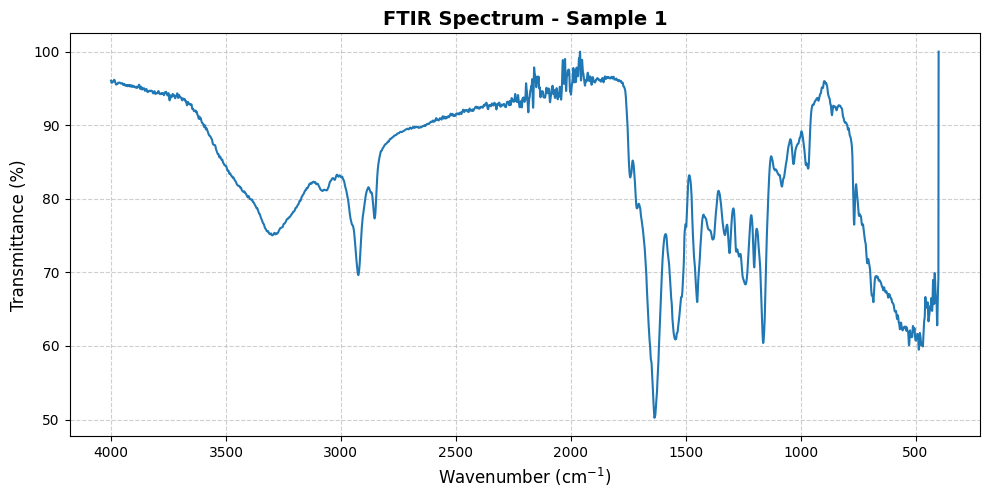
#> input picture sample.png, 989 x 490 px
$ python standardize_sample_ftir.py
#> lines starting #> are read from the running program, lines starting #| are printed output that depends on the picture; after the words box and inside, x2 and y2 are one past the last pixel; in counts of white or black regions, pixels touching at a corner belong together
from pathlib import Path

import cv2
import matplotlib.pyplot as plt
import numpy as np


ROOT = Path(__file__).resolve().parents[1]
IMAGE_PATH = ROOT / "sample.png"
OUT_DIR = ROOT / "outputs" / "real_spectrum_validation"


def main() -> None:
    OUT_DIR.mkdir(parents=True, exist_ok=True)
    img_bgr = cv2.imread(str(IMAGE_PATH))
#> img_bgr is the input picture: shape (490, 989, 3); mean B, G, R 249.2, 248, 246.2
    if img_bgr is None:
        raise FileNotFoundError(f"Cannot read {IMAGE_PATH}")

    # Isolate the Matplotlib blue curve while ignoring grey gridlines and black text.
    b, g, r = cv2.split(img_bgr)
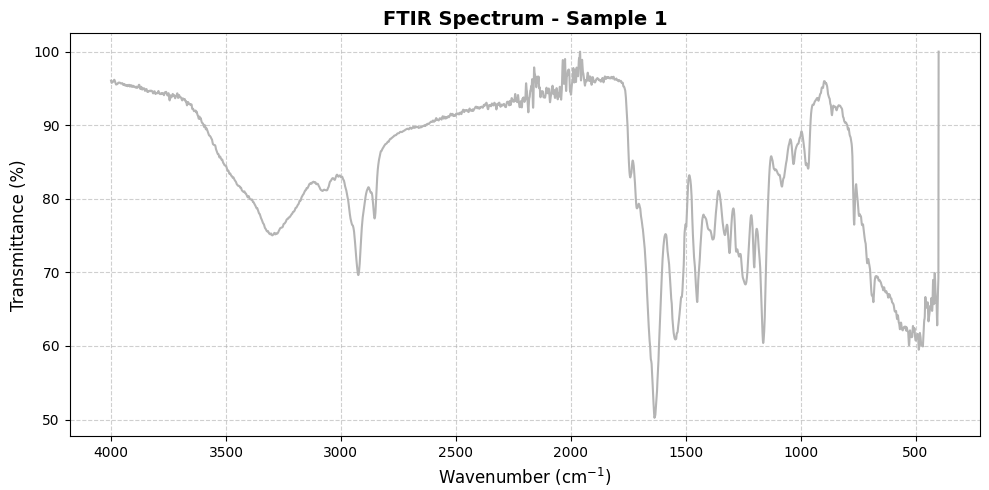
#> b: shape (490, 989); min 0, max 255, mean 249.2
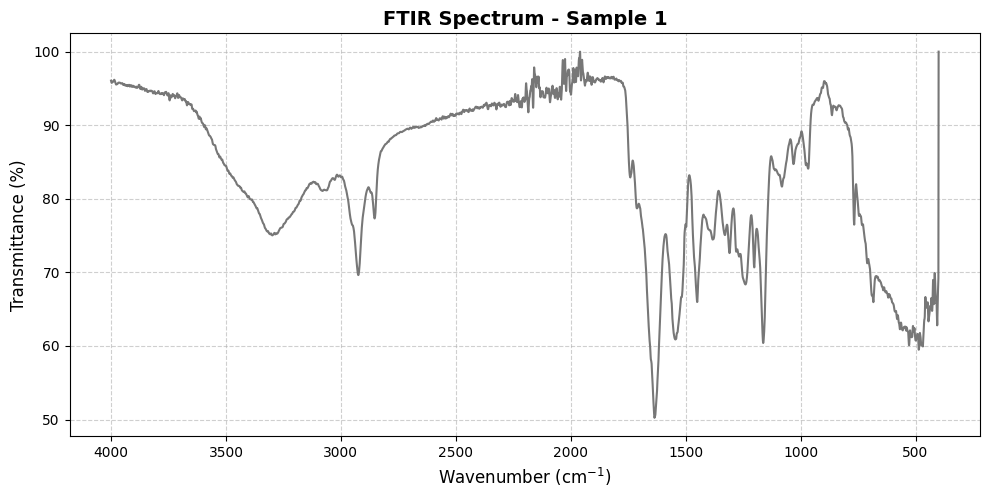
#> g: shape (490, 989); min 0, max 255, mean 248
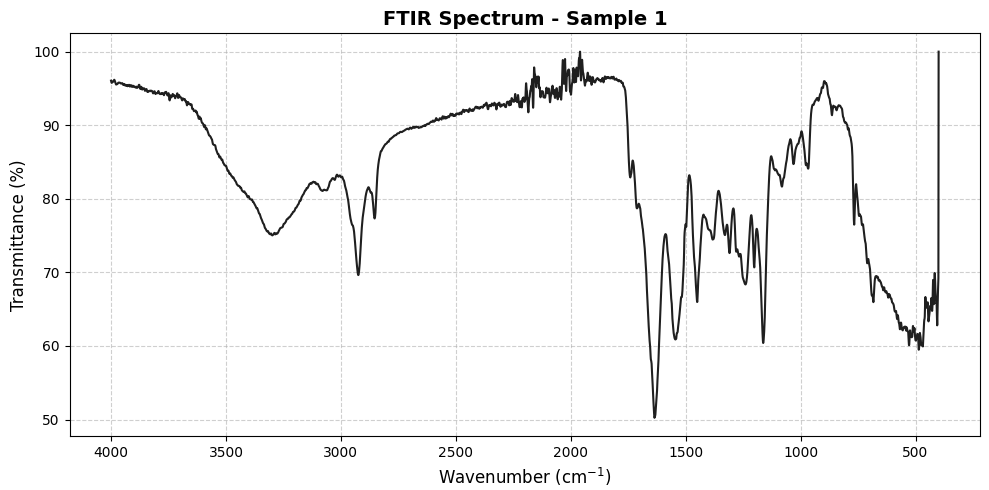
#> r: shape (490, 989); min 0, max 255, mean 246.2
    mask = (b > 95) & (g > 60) & (r < 95) & ((b.astype(np.int16) - r.astype(np.int16)) > 45)
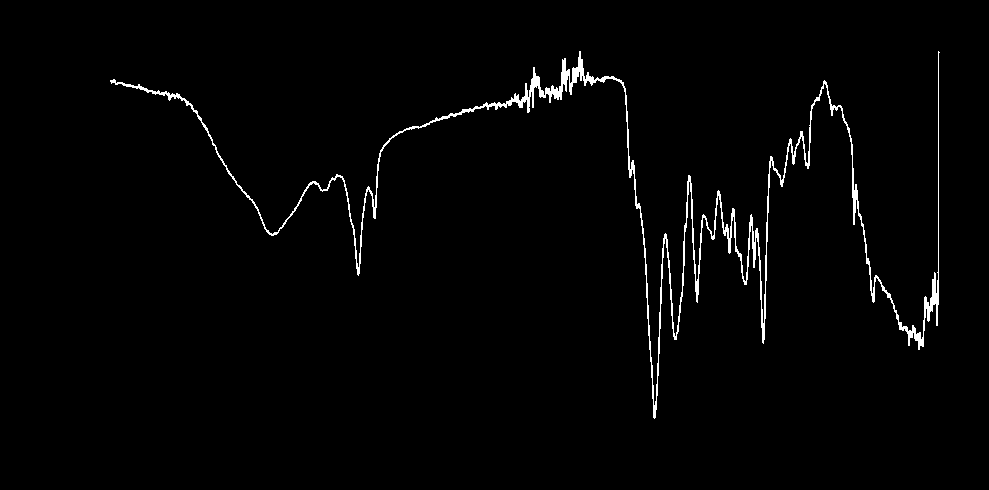
#> mask: shape (490, 989) bool; 1.6% white in thin lines or dots, all inside (x1, y1, x2, y2) = (110, 51, 940, 419)
    ys, xs = np.where(mask)
#> ys = 7936 values from 51 to 418; xs = 7936 values, max 939 at index 6, min 110 at index 508, mean 642.4
    if len(xs) < 50:
        raise RuntimeError("Could not isolate enough curve pixels from sample.png")

    # Use the curve extent as a robust proxy for the plot area.
    x_min, x_max = int(np.percentile(xs, 0.5)), int(np.percentile(xs, 99.5))
#> x_min = 123; x_max = 938
    y_min, y_max = int(np.percentile(ys, 0.5)), int(np.percentile(ys, 99.5))
#> y_min = 60; y_max = 406

    curve_x = []
    curve_y = []
    for x in range(x_min, x_max + 1):
        col_y = ys[xs == x]
        if len(col_y) == 0:
            continue
        curve_x.append(x)
        curve_y.append(float(np.median(col_y)))
#> this loop made 816 passes
#> col_y on passes 1 to 3: [83, 84, 85], [83, 84, 85], [84, 85]
#> after the loop, curve_x = 816 values from 123 to 938; curve_y = 816 values, max 411.5 at index 531, min 61 at index 456, mean 171.2

    curve_x = np.asarray(curve_x, dtype=float)
    curve_y = np.asarray(curve_y, dtype=float)

    # Approximate axis calibration from the visible plot: x is 4000 -> 400 cm-1.
    wavenumber = 4000 + (curve_x - x_min) / max(x_max - x_min, 1) * (400 - 4000)
#> wavenumber = 816 values, max 4000 at index 0, min 400 at index 815, mean 2200

    # Normalize curve height into the same approximate transmittance scale used in training.
    transmittance = 100 - (curve_y - y_min) / max(y_max - y_min, 1) * 50
#> transmittance = 816 values, max 99.86 at index 456, min 49.21 at index 531, mean 83.93
    transmittance = np.clip(transmittance, 0, 110)

    order = np.argsort(wavenumber)[::-1]
#> order = 816 values from 0 to 815
    wavenumber = wavenumber[order]
    transmittance = transmittance[order]

    data_path = OUT_DIR / "sample_digitized_curve.csv"
    np.savetxt(
        data_path,
        np.column_stack([wavenumber, transmittance]),
        delimiter=",",
        header="wavenumber_cm-1,transmittance_percent",
        comments="",
    )

    fig, ax = plt.subplots(figsize=(10, 6), dpi=100)
    ax.plot(wavenumber, transmittance, color="black", linewidth=1.0)
    ax.set_xlim(4000, 400)
    ax.set_ylim(0, 110)
    ax.set_xlabel("Wavenumber (1/cm)", fontsize=10, fontweight="bold")
    ax.set_ylabel("%T", fontsize=10, fontweight="bold")
    ax.minorticks_on()
    ax.tick_params(which="major", length=6, width=1.5)
    ax.tick_params(which="minor", length=3, width=1)
    for axis in ["top", "bottom", "left", "right"]:
        ax.spines[axis].set_linewidth(1.5)
    plt.tight_layout()

    standardized_path = OUT_DIR / "sample_real_ftir_standardized.png"
    fig.savefig(standardized_path, dpi=100)
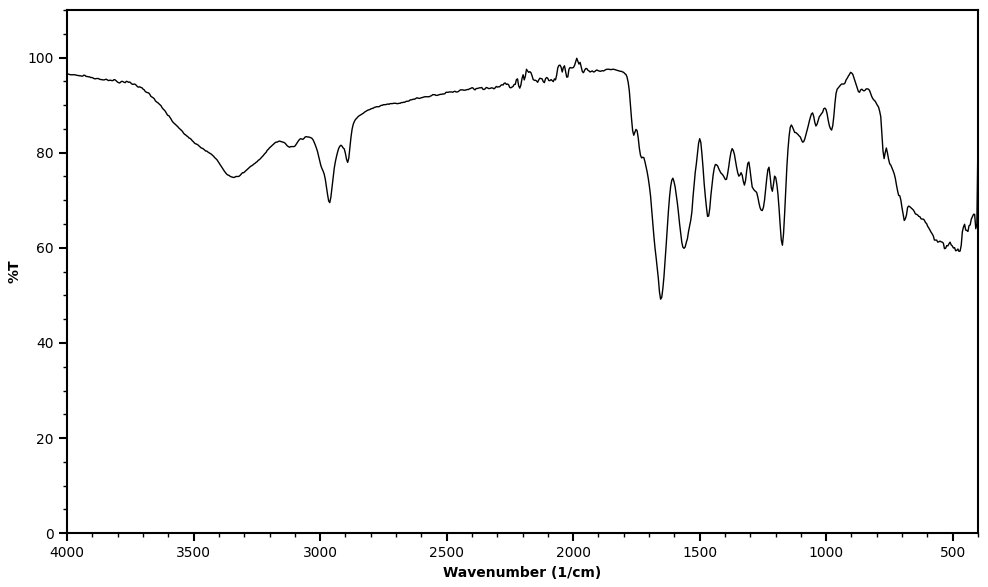
#> figure drawn by matplotlib, 1 panel
    plt.close(fig)

    print(f"curve_points={len(wavenumber)}")
#| curve_points=816
    print(f"csv={data_path}")
    print(f"image={standardized_path}")


if __name__ == "__main__":
    main()
